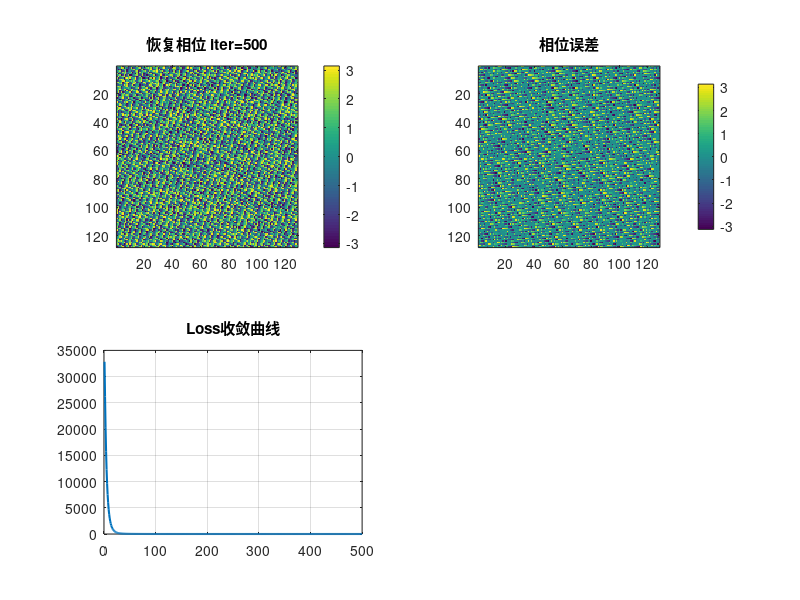
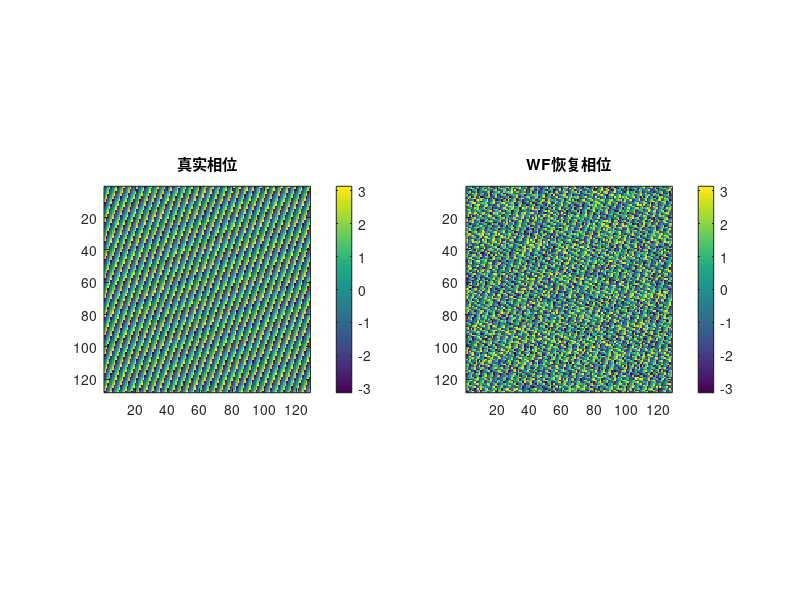
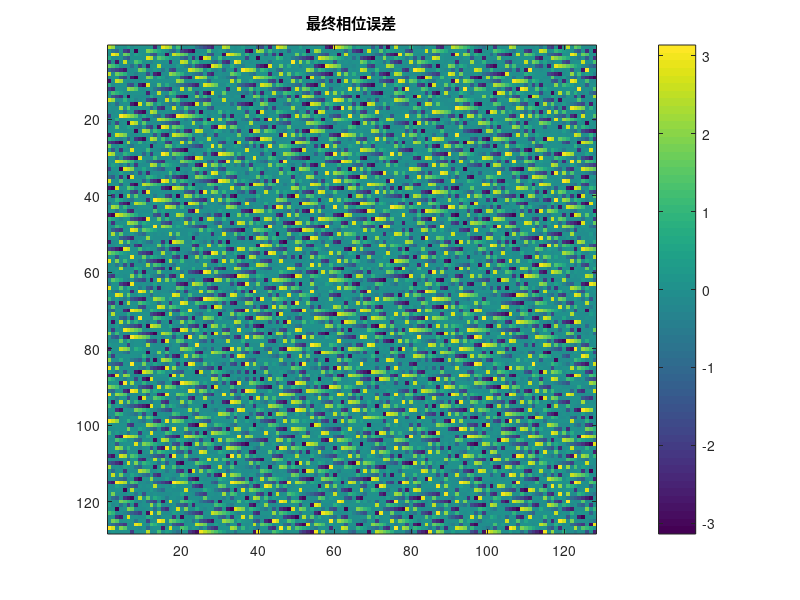

The MATLAB source for these figures, in order:
%% 这个算法初步验证了wirtinger flow算法的可行性，但是不适用当前问题
clc; clear; close all;

%% ================= 1. 参数 =================
N = 128;
d = 0.5;

theta = 30; phi = 20;
theta_rad = deg2rad(theta);
phi_rad   = deg2rad(phi);

u = sin(theta_rad)*cos(phi_rad);
v = sin(theta_rad)*sin(phi_rad);

[x_idx, y_idx] = meshgrid(0:N-1, 0:N-1);
cx = (N-1)/2; cy = (N-1)/2;

%% ================= 2. 目标场 =================
phase_O = 2*pi*d*((x_idx-cx)*u + (y_idx-cy)*v);
O_true = exp(1i * phase_O);

%% ================= 3. 参考光 =================
lambda = 633e-9;
pixel_size = 5e-6;

theta_x_ref = 20;
theta_y_ref = 10;

[X_idx, Y_idx] = meshgrid(0:N-1, 0:N-1);
X = (X_idx-cx)*pixel_size;
Y = (Y_idx-cy)*pixel_size;

R = exp(1i*2*pi/lambda*(X*sin(deg2rad(theta_x_ref)) + ...
                        Y*sin(deg2rad(theta_y_ref))));

%% ================= 4. 测量 =================
I = abs(O_true + R).^2;

%% ================= 5. WF初始化 =================
rng(1);
X = exp(1i * 2*pi*rand(N,N));  % 随机初始化

num_iter = 500;
mu = 0.1;   % 步长（可调）

loss_curve = zeros(num_iter,1);

figure;

%% ================= 6. Wirtinger Flow =================
for iter = 1:num_iter
    
    % 当前估计
    Z = X + R;
    
    % 误差
    residual = (abs(Z).^2 - I);
    
    % Wirtinger梯度
    grad = residual .* Z;
    
    % 梯度下降
    X = X - mu * grad;
    
    % 可选：幅度归一（增强稳定性）
    X = exp(1i * angle(X));
    
    % 记录loss
    loss = 0.5 * sum(residual(:).^2);
    loss_curve(iter) = loss;
    
    % 可视化
    if mod(iter,20)==0 || iter==1
        fprintf('Iter %d, Loss = %.4e\n', iter, loss);
        
        subplot(2,2,1);
        imagesc(angle(X)); axis image; colorbar;
        title(['恢复相位 iter=' num2str(iter)]);
        
        subplot(2,2,2);
        phase_err = angle(X .* conj(O_true));
        imagesc(phase_err); axis image; colorbar;
        title('相位误差');
        
        subplot(2,2,3);
        plot(loss_curve(1:iter),'LineWidth',1.5);
        title('Loss收敛曲线'); grid on;
        
        drawnow;
    end
end

%% ================= 7. 最终结果 =================
figure;
subplot(1,2,1);
imagesc(angle(O_true)); axis image; colorbar;
title('真实相位');

subplot(1,2,2);
imagesc(angle(X)); axis image; colorbar;
title('WF恢复相位');

figure;
imagesc(angle(X .* conj(O_true))); axis image; colorbar;
title('最终相位误差');
